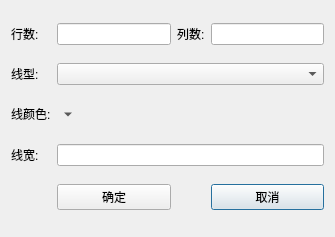
<?xml version="1.0" encoding="UTF-8"?>
<ui version="4.0">
 <class>CFrozenSetDialog</class>
 <widget class="QDialog" name="CFrozenSetDialog">
  <property name="geometry">
   <rect>
    <x>0</x>
    <y>0</y>
    <width>335</width>
    <height>237</height>
   </rect>
  </property>
  <property name="windowTitle">
   <string>固定行列</string>
  </property>
  <layout class="QGridLayout" name="gridLayout">
   <item row="0" column="0">
    <widget class="QLabel" name="label">
     <property name="layoutDirection">
      <enum>Qt::LeftToRight</enum>
     </property>
     <property name="text">
      <string>行数:</string>
     </property>
     <property name="alignment">
      <set>Qt::AlignLeading|Qt::AlignLeft|Qt::AlignVCenter</set>
     </property>
     <property name="buddy">
      <cstring>lineeditRowNum</cstring>
     </property>
    </widget>
   </item>
   <item row="0" column="2">
    <widget class="QLineEdit" name="lineeditRowNum"/>
   </item>
   <item row="0" column="3">
    <widget class="QLabel" name="label_2">
     <property name="layoutDirection">
      <enum>Qt::LeftToRight</enum>
     </property>
     <property name="text">
      <string>列数:</string>
     </property>
     <property name="alignment">
      <set>Qt::AlignLeading|Qt::AlignLeft|Qt::AlignVCenter</set>
     </property>
     <property name="buddy">
      <cstring>lineeditColumnNum</cstring>
     </property>
    </widget>
   </item>
   <item row="0" column="4">
    <widget class="QLineEdit" name="lineeditColumnNum"/>
   </item>
   <item row="1" column="0">
    <widget class="QLabel" name="label_3">
     <property name="sizePolicy">
      <sizepolicy hsizetype="Preferred" vsizetype="Fixed">
       <horstretch>0</horstretch>
       <verstretch>0</verstretch>
      </sizepolicy>
     </property>
     <property name="text">
      <string>线型:</string>
     </property>
     <property name="buddy">
      <cstring>comboboxStyle</cstring>
     </property>
    </widget>
   </item>
   <item row="1" column="2" colspan="3">
    <widget class="QComboBox" name="comboboxStyle">
     <property name="sizePolicy">
      <sizepolicy hsizetype="Preferred" vsizetype="Fixed">
       <horstretch>0</horstretch>
       <verstretch>0</verstretch>
      </sizepolicy>
     </property>
    </widget>
   </item>
   <item row="2" column="0" colspan="2">
    <widget class="QLabel" name="label_4">
     <property name="sizePolicy">
      <sizepolicy hsizetype="Preferred" vsizetype="Fixed">
       <horstretch>0</horstretch>
       <verstretch>0</verstretch>
      </sizepolicy>
     </property>
     <property name="text">
      <string>线颜色:</string>
     </property>
     <property name="buddy">
      <cstring>toolbuttonColor</cstring>
     </property>
    </widget>
   </item>
   <item row="2" column="2" colspan="3">
    <widget class="QToolButton" name="toolbuttonColor">
     <property name="sizePolicy">
      <sizepolicy hsizetype="Preferred" vsizetype="Fixed">
       <horstretch>0</horstretch>
       <verstretch>0</verstretch>
      </sizepolicy>
     </property>
     <property name="layoutDirection">
      <enum>Qt::LeftToRight</enum>
     </property>
     <property name="text">
      <string/>
     </property>
     <property name="toolButtonStyle">
      <enum>Qt::ToolButtonTextBesideIcon</enum>
     </property>
     <property name="autoRaise">
      <bool>true</bool>
     </property>
     <property name="arrowType">
      <enum>Qt::DownArrow</enum>
     </property>
    </widget>
   </item>
   <item row="3" column="0">
    <widget class="QLabel" name="label_5">
     <property name="sizePolicy">
      <sizepolicy hsizetype="Preferred" vsizetype="Fixed">
       <horstretch>0</horstretch>
       <verstretch>0</verstretch>
      </sizepolicy>
     </property>
     <property name="text">
      <string>线宽:</string>
     </property>
     <property name="buddy">
      <cstring>lineeditWidth</cstring>
     </property>
    </widget>
   </item>
   <item row="3" column="2" colspan="3">
    <widget class="QLineEdit" name="lineeditWidth">
     <property name="inputMask">
      <string/>
     </property>
     <property name="maxLength">
      <number>32767</number>
     </property>
    </widget>
   </item>
   <item row="6" column="4">
    <widget class="QPushButton" name="pushbuttonCancel">
     <property name="text">
      <string>取消</string>
     </property>
    </widget>
   </item>
   <item row="6" column="2">
    <widget class="QPushButton" name="pushbuttonOk">
     <property name="text">
      <string>确定</string>
     </property>
    </widget>
   </item>
  </layout>
 </widget>
 <resources/>
 <connections>
  <connection>
   <sender>pushbuttonOk</sender>
   <signal>clicked()</signal>
   <receiver>CFrozenSetDialog</receiver>
   <slot>accept()</slot>
   <hints>
    <hint type="sourcelabel">
     <x>113</x>
     <y>201</y>
    </hint>
    <hint type="destinationlabel">
     <x>167</x>
     <y>118</y>
    </hint>
   </hints>
  </connection>
  <connection>
   <sender>pushbuttonCancel</sender>
   <signal>clicked()</signal>
   <receiver>CFrozenSetDialog</receiver>
   <slot>reject()</slot>
   <hints>
    <hint type="sourcelabel">
     <x>268</x>
     <y>201</y>
    </hint>
    <hint type="destinationlabel">
     <x>167</x>
     <y>118</y>
    </hint>
   </hints>
  </connection>
 </connections>
</ui>
